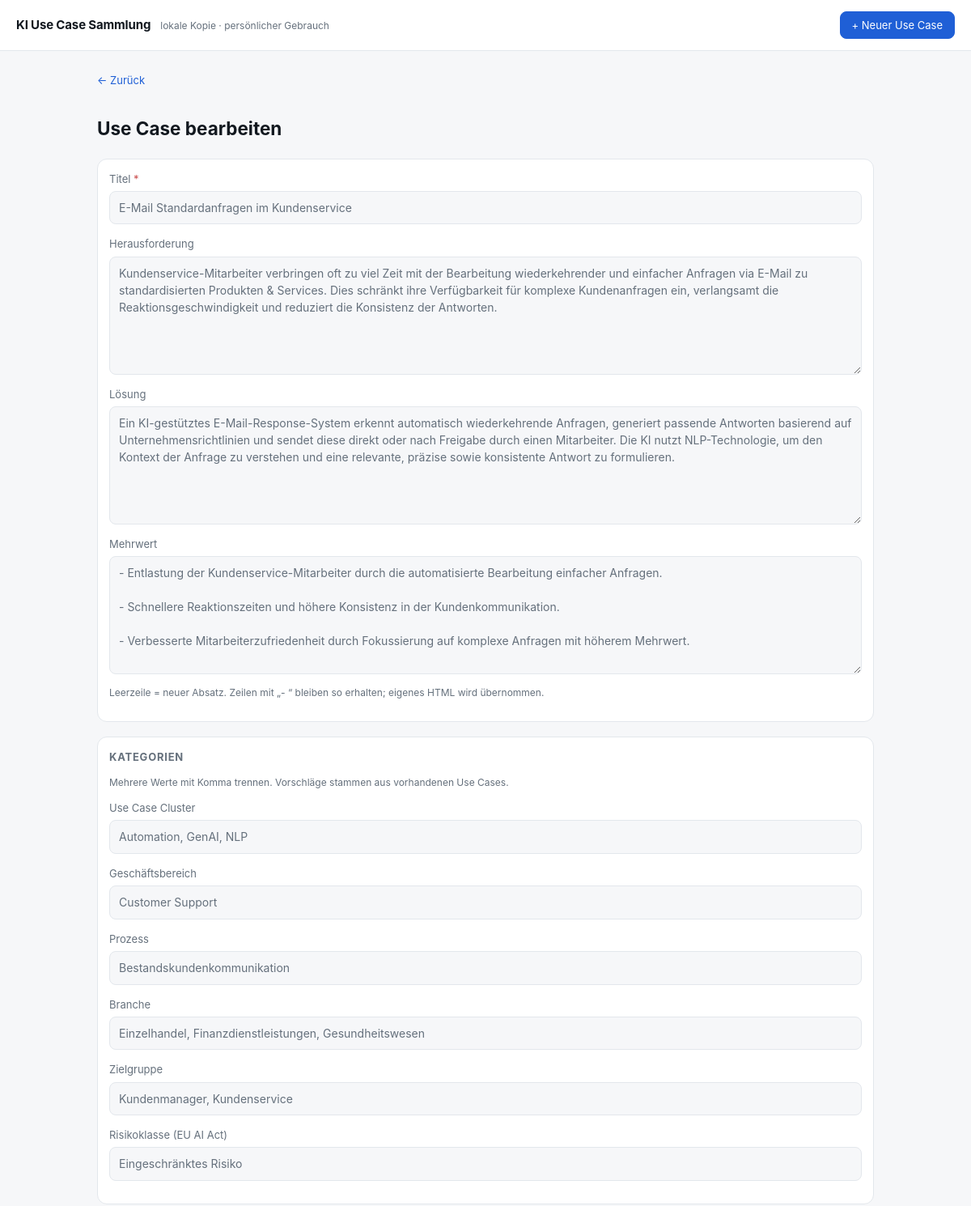
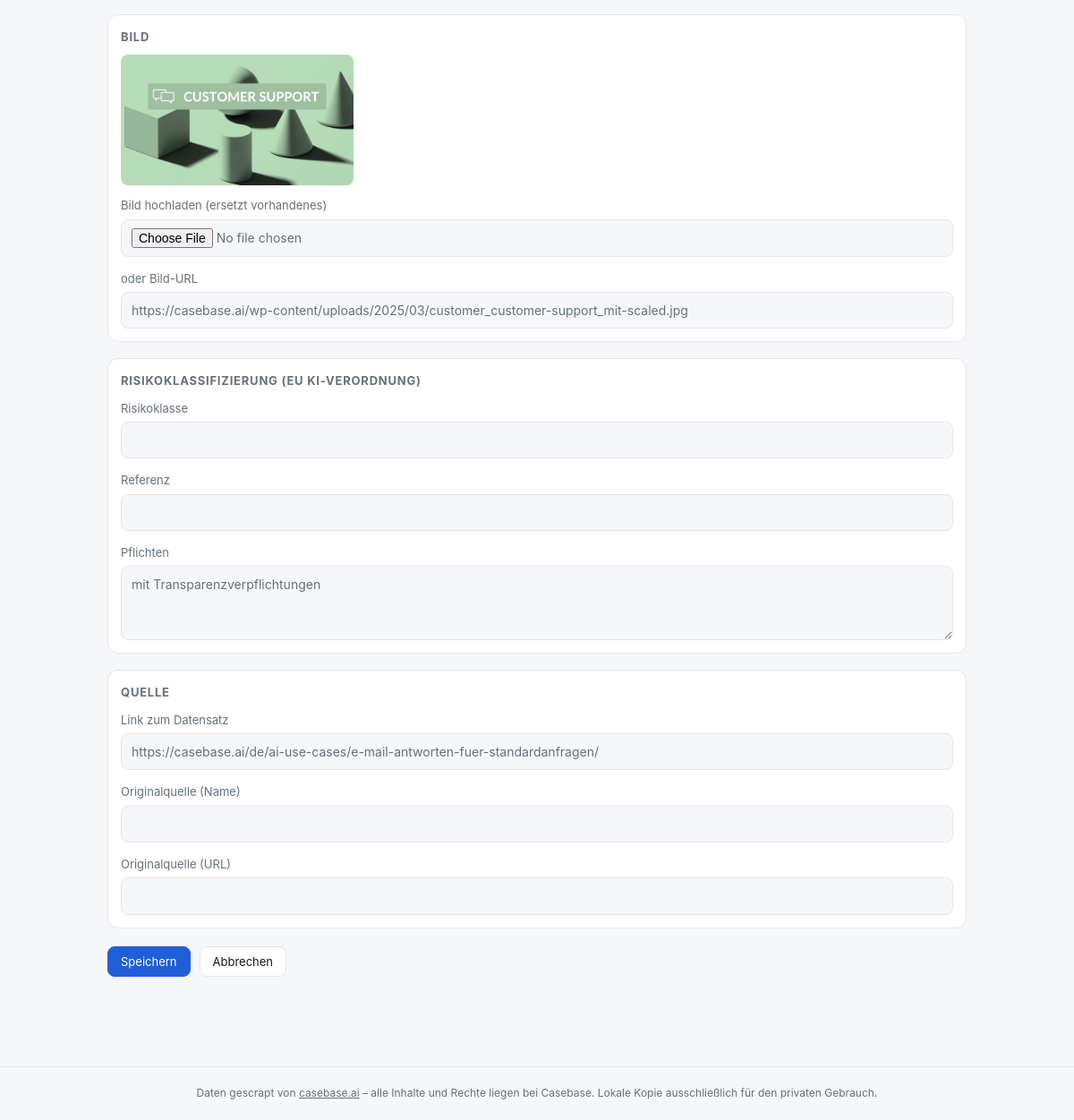
The page /use-case/8429/edit on the database its author committed (2 pictures, top to bottom).
### tables this page shows
CREATE TABLE use_cases (
    post_id       INTEGER PRIMARY KEY,
    lang          TEXT NOT NULL,
    slug          TEXT NOT NULL,
    title         TEXT NOT NULL,
    url           TEXT NOT NULL,
    image_url     TEXT,
    image_file    TEXT,
    challenge     TEXT,
    solution      TEXT,
    benefits      TEXT,          -- HTML
    source_name   TEXT,
    source_url    TEXT,
    risk_class    TEXT,
    risk_reference TEXT,
    risk_obligation TEXT,
    scraped_at    TEXT NOT NULL
);

### app.py (the view, shortened to what this page needs)
@app.route("/use-case/<int:post_id>/edit", methods=["GET", "POST"])
def edit(post_id):
    row = db().execute("SELECT * FROM use_cases WHERE post_id = ?", (post_id,)).fetchone()
    if row is None:
        abort(404)
    if request.method == "GET":
        grouped = OrderedDict((t, []) for t in TAG_LABELS)
        for ttype, name in tags_for([post_id]).get(post_id, []):
            grouped.setdefault(ttype, []).append(name)
        data = dict(row)
        for field in ("challenge", "solution", "benefits"):
            data[field] = from_html(row[field])
        return render_template("form.html", data=data, tags=grouped, tag_labels=TAG_LABELS,
                               suggestions=all_tag_names(), mode="edit", post_id=post_id)

### app.py (called while the page is built)
def db():
    if "db" not in g:
        g.db = sqlite3.connect(DB_PATH)
        g.db.row_factory = sqlite3.Row
    return g.db

def tags_for(post_ids):
    if not post_ids:
        return {}
    marks = ",".join("?" * len(post_ids))
    rows = db().execute(
        f"""SELECT uct.post_id, t.type, t.name FROM use_case_tags uct
            JOIN tags t ON t.id = uct.tag_id
            WHERE uct.post_id IN ({marks})
            ORDER BY t.type, t.name""", list(post_ids)).fetchall()
    out = {}
    for r in rows:
        out.setdefault(r["post_id"], []).append((r["type"], r["name"]))
    return out

def from_html(html):
    text = html or ""
    text = re.sub(r"(?i)<br\s*/?>", "\n", text)
    text = re.sub(r"(?i)</(p|div|h[1-6])>", "\n\n", text)
    text = re.sub(r"(?i)</li>", "\n", text)
    text = re.sub(r"(?i)<li[^>]*>", "- ", text)
    text = re.sub(r"<[^>]+>", "", text)
    text = (text.replace("&nbsp;", " ").replace("&amp;", "&")
                .replace("&lt;", "<").replace("&gt;", ">").replace("&quot;", '"'))
    return re.sub(r"\n{3,}", "\n\n", text).strip()

def all_tag_names():
    out = OrderedDict((t, []) for t in TAG_LABELS)
    for r in db().execute("SELECT type, name FROM tags ORDER BY type, name COLLATE NOCASE"):
        out.setdefault(r["type"], []).append(r["name"])
    return out

### templates/form.html (shortened to what this page needs)
{% extends "base.html" %}
{% block content %}
<article class="detail">
  <a class="back" href="{{ url_for('detail', post_id=post_id) if mode == 'edit' else url_for('index') }}">← Zurück</a>
  <h1>{{ "Neuen Use Case anlegen" if mode == "new" else "Use Case bearbeiten" }}</h1>
  <form class="ucform" method="post" enctype="multipart/form-data"
        action="{{ url_for('edit', post_id=post_id) if mode == 'edit' else url_for('create') }}">
    <section class="box wide">
      <label>Titel <span class="req">*</span>
        <input type="text" name="title" required value="{{ data['title'] if data else '' }}">
      </label>
      <label>Herausforderung
        <textarea name="challenge" rows="6">{{ data['challenge'] if data else '' }}</textarea>
      </label>
      <label>Lösung
        <textarea name="solution" rows="6">{{ data['solution'] if data else '' }}</textarea>
      </label>
      <label>Mehrwert
        <textarea name="benefits" rows="6">{{ data['benefits'] if data else '' }}</textarea>
      </label>
      <p class="muted small">Leerzeile = neuer Absatz. Zeilen mit „- “ bleiben so erhalten; eigenes HTML wird übernommen.</p>
    </section>
    <section class="box wide">
      <h2>Kategorien</h2>
      <p class="muted small">Mehrere Werte mit Komma trennen. Vorschläge stammen aus vorhandenen Use Cases.</p>
      {% for ttype, label in tag_labels.items() %}
      <label>{{ label }}
        <input type="text" name="tag_{{ ttype }}" list="dl-{{ ttype }}"
               value="{{ tags[ttype]|join(', ') }}">
      </label>
      {% endfor %}
    </section>
    <section class="box wide">
      <h2>Bild</h2>
      {% if data and data['image_file'] %}
        <img class="preview" src="{{ url_for('static', filename='img/' ~ data['image_file']) }}" alt="">
      {% endif %}
      <label>Bild hochladen (ersetzt vorhandenes)
        <input type="file" name="image" accept="image/*">
      </label>
      <label>oder Bild-URL
        <input type="url" name="image_url" value="{{ data['image_url'] if data and data['image_url'] else '' }}">
      </label>
    </section>
    <section class="box wide">
      <h2>Risikoklassifizierung (EU KI-Verordnung)</h2>
      <label>Risikoklasse
        <input type="text" name="risk_class" list="dl-risk"
               value="{{ data['risk_class'] if data and data['risk_class'] else '' }}">
      </label>
      <label>Referenz
        <input type="text" name="risk_reference"
               value="{{ data['risk_reference'] if data and data['risk_reference'] else '' }}">
      </label>
      <label>Pflichten
        <textarea name="risk_obligation" rows="3">{{ data['risk_obligation'] if data and data['risk_obligation'] else '' }}</textarea>
      </label>
    </section>
    <section class="box wide">
      <h2>Quelle</h2>
      <label>Link zum Datensatz
        <input type="url" name="url" value="{{ data['url'] if data and data['url'] else '' }}">
      </label>
      <label>Originalquelle (Name)
        <input type="text" name="source_name" value="{{ data['source_name'] if data and data['source_name'] else '' }}">
      </label>
      <label>Originalquelle (URL)
        <input type="url" name="source_url" value="{{ data['source_url'] if data and data['source_url'] else '' }}">
      </label>
    </section>
    <div class="formactions">
      <button class="btn btn--primary" type="submit">Speichern</button>
      <a class="btn" href="{{ url_for('detail', post_id=post_id) if mode == 'edit' else url_for('index') }}">Abbrechen</a>
    </div>
  </form>
</article>
{% endblock %}

### static/style.css (style rules this page uses)
:root { --bg:#f6f7f9; --panel:#fff; --ink:#12181f; --muted:#65707c; --line:#e3e7ec; --accent:#1f5fd6; --radius:12px; }
* { box-sizing:border-box }
body { margin:0;background:var(--bg);color:var(--ink); font:15px/1.55 -apple-system,BlinkMacSystemFont,"Segoe UI",Roboto,Helvetica,Arial,sans-serif }
a { color:inherit }
.detail { max-width:960px;margin:0 auto }
.back { display:inline-block;margin-bottom:14px;color:var(--accent);text-decoration:none;font-size:13px }
.box { background:var(--panel);border:1px solid var(--line);border-radius:var(--radius);padding:14px }
.box h2 { margin:0 0 10px;font-size:13px;text-transform:uppercase;letter-spacing:.06em;color:var(--muted) }
.wide { margin-bottom:18px }
.muted { color:var(--muted) }
.small { font-size:12px }
.btn { display:inline-block;padding:7px 14px;border-radius:8px;border:1px solid var(--line); background:var(--panel);color:var(--text);font-size:13px;text-decoration:none;cursor:pointer; font-family:inherit;line-height:1.4 }
.btn--primary { background:var(--accent);border-color:var(--accent);color:#fff }
.ucform label { display:block;margin-bottom:14px;font-size:13px;color:var(--muted) }
.ucform label:last-child { margin-bottom:0 }
.ucform input[type=text],.ucform input[type=url],.ucform input[type=file],.ucform textarea { display:block;width:100%;margin-top:5px;padding:9px 11px;border:1px solid var(--line); border-radius:8px;background:var(--bg);color:var(--text);font:inherit;font-size:14px; box-sizing:border-box }
.ucform textarea { resize:vertical;line-height:1.5 }
.ucform .req { color:#c94b4b }
.ucform .preview { max-width:260px;border-radius:8px;display:block;margin-bottom:12px }
.formactions { display:flex;gap:10px;align-items:center;margin:20px 0 40px }

### rows shown on the page
use_cases: title "E-Mail Standardanfragen im Kundenservice", challenge "Kundenservice-Mitarbeiter verbringen oft zu viel Zeit mit der Bearbeitung wiederkehrender und einfacher Anfragen via E-Mail zu standardisierten Produkten & Services. Dies schränkt ihre Verfügbarkeit für komplexe Kundenanfragen ein, verlangsamt die Reaktionsgeschwindigkeit und reduziert die Konsistenz der Antworten.", solution "Ein KI-gestütztes E-Mail-Response-System erkennt automatisch wiederkehrende Anfragen, generiert passende Antworten basierend auf Unternehmensrichtlinien und sendet diese direkt oder nach Freigabe durch einen Mitarbeiter. Die KI nutzt NLP-Technologie, um den Kontext der Anfrage zu verstehen und eine relevante, präzise sowie konsistente Antwort zu formulieren.", benefits "- Entlastung der Kundenservice-Mitarbeiter durch die automatisierte Bearbeitung einfacher Anfragen. - Schnellere Reaktionszeiten und höhere Konsistenz in der Kundenkommunikation. - Verbesserte Mitarbeiterzufriedenheit durch Fokussierung auf komplexe Anfragen mit höherem Mehrwert.", image_file (picture), image_url "https://casebase.ai/wp-content/uploads/2025/03/customer_customer-support_mit-scaled.jpg", risk_obligation "mit Transparenzverpflichtungen", url "https://casebase.ai/de/ai-use-cases/e-mail-antworten-fuer-standardanfragen/"

### other values the page prints
{{ "Neuen Use Case anlegen" if mode == "new" else "Use Case bearbeiten" }} "Use Case bearbeiten"
{{ label }} "Use Case Cluster" "Geschäftsbereich" "Prozess" "Branche" "Zielgruppe" "Risikoklasse (EU AI Act)"
